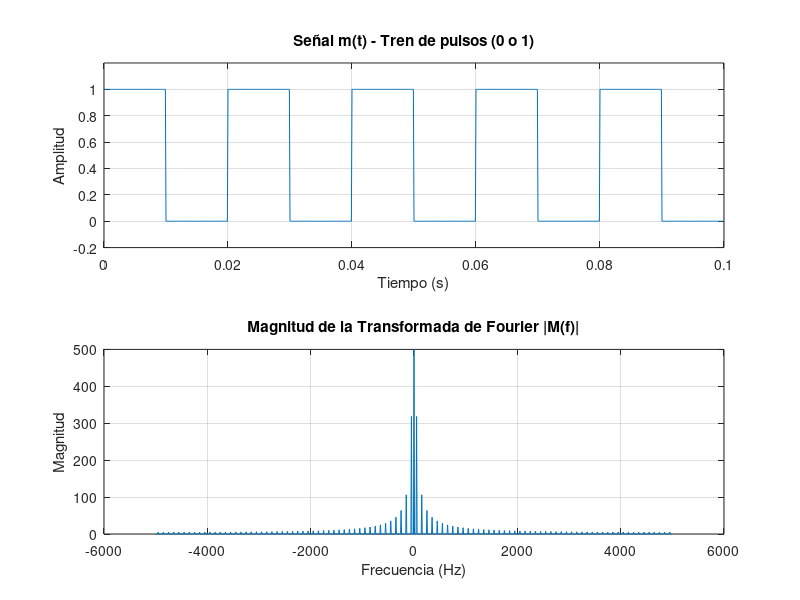
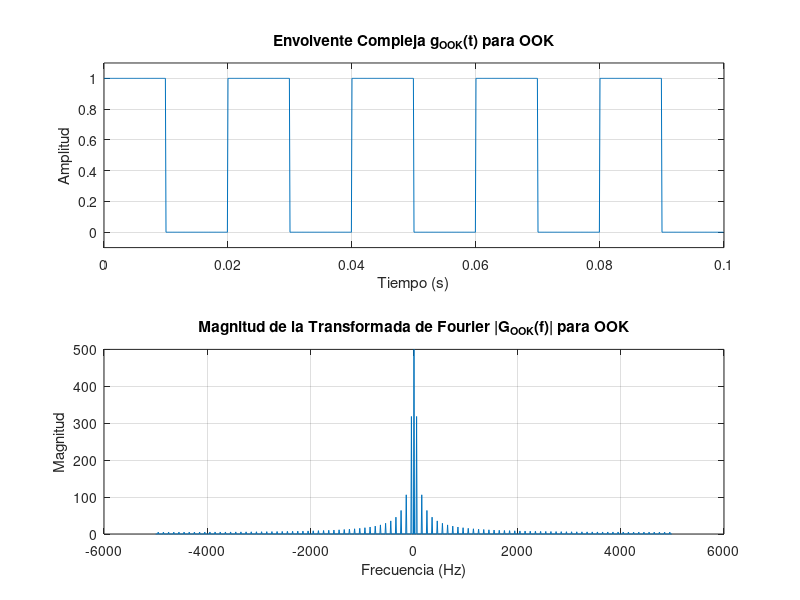
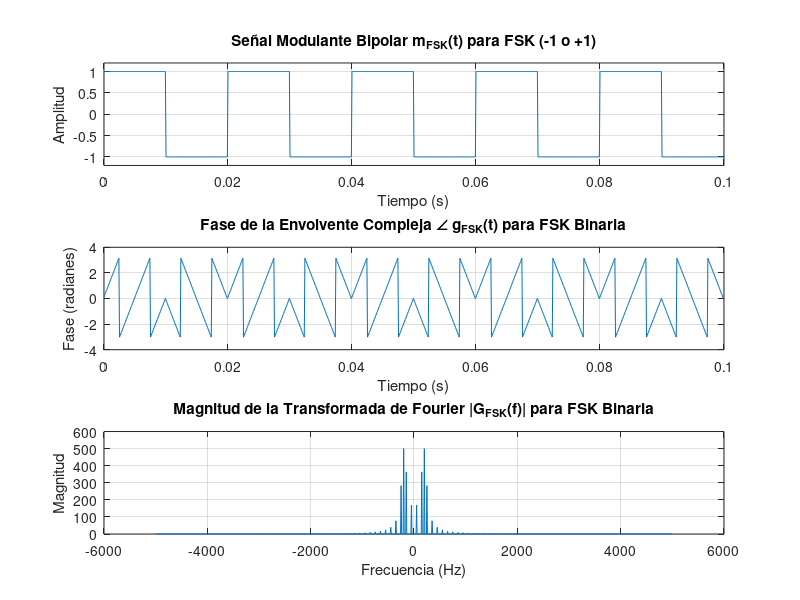
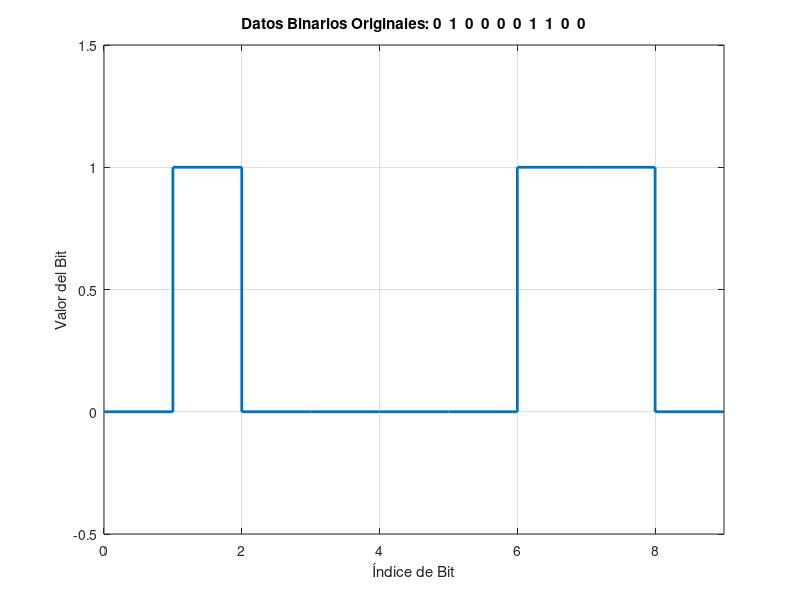

Reproduce these figures in MATLAB, in order.
clear all; close all; clc;

% --- SECCIÓN 1: Generación de Tren de Pulsos m(t) y su Transformada ---
disp('--- Sección 1: Generando Tren de Pulsos m(t) ---');
% Parámetros generales
Fs = 10000;     % Frecuencia de muestreo para la señal modulante
Rb = 100;       % Tasa de bits (bits por segundo)
T_bit = 1/Rb;   % Duración de un bit
N_bits = 10;    % Número de bits a simular
t1 = 0:1/Fs:(N_bits*T_bit - 1/Fs); % Vector de tiempo para la señal modulante

% Tren de pulsos (mensaje binario m(t))
mt = square(2*pi*Rb*t1/2, 50*(Fs/Rb)/Fs*100); % Se genera una onda cuadrada para simular los pulsos
mt(mt<0) = 0; 

L = length(mt);
MT = fft(mt);
f_mt = (-L/2:L/2-1)*(Fs/L);
MT_mag = abs(fftshift(MT));

figure;
subplot(2,1,1);
plot(t1, mt); grid on;
title('Señal m(t) - Tren de pulsos (0 o 1)');
xlabel('Tiempo (s)');
ylabel('Amplitud');
ylim([-0.2 1.2]);

subplot(2,1,2);
plot(f_mt, MT_mag);
title('Magnitud de la Transformada de Fourier |M(f)|');
xlabel('Frecuencia (Hz)');
ylabel('Magnitud');
grid on;

% --- SECCIÓN 2: Análisis de la Envolvente Compleja g(t) para OOK ---
disp('--- Sección 2: Análisis de la Envolvente Compleja g(t) para OOK ---');

% Parámetros para OOK
Ac_ook = 1; % Amplitud de la portadora para OOK

% Envolvente compleja g(t) para OOK
g_ook_t = Ac_ook * mt; 

% Transformada de Fourier de g_ook_t
L_g_ook = length(g_ook_t);
G_ook_f_mag = abs(fftshift(fft(g_ook_t)));
f_g_ook = (-L_g_ook/2:L_g_ook/2-1)*(Fs/L_g_ook); % Eje de frecuencias

% Gráficas para OOK g(t)
figure;
subplot(2,1,1);
plot(t1, g_ook_t);
title('Envolvente Compleja g_{OOK}(t) para OOK');
xlabel('Tiempo (s)');
ylabel('Amplitud');
grid on;
ylim([-0.1*Ac_ook Ac_ook+0.1*Ac_ook]); 

subplot(2,1,2);
plot(f_g_ook, G_ook_f_mag);
title('Magnitud de la Transformada de Fourier |G_{OOK}(f)| para OOK');
xlabel('Frecuencia (Hz)');
ylabel('Magnitud');
grid on;

% --- SECCIÓN 3: Análisis de la Envolvente Compleja g(t) para FSK BINARIA ---
disp('--- Sección 3: Análisis de la Envolvente Compleja g(t) para FSK Binaria ---');

% Parámetros para FSK Binaria
Ac_fsk = 1;     % Amplitud
delta_f = 200;  % Desviación de frecuencia en Hz (ej: 200 Hz).


% Señal modulante bipolar para FSK (a partir de mt de la Sección 1)
m_fsk_modulante = 2*mt - 1; 

% Cálculo de la fase phi(t) para g(t) = Ac * exp(j*phi(t))
phi_t_fsk = 2 * pi * delta_f * (cumsum(m_fsk_modulante) / Fs);

% Envolvente compleja g(t) para FSK Binaria
g_fsk_t = Ac_fsk * exp(1j * phi_t_fsk);

% Transformada de Fourier de g_fsk_t
L_g_fsk = length(g_fsk_t);
G_fsk_f_mag = abs(fftshift(fft(g_fsk_t)));
f_g_fsk = (-L_g_fsk/2:L_g_fsk/2-1)*(Fs/L_g_fsk); 

% Gráficas para FSK Binaria g(t)
figure;
subplot(3,1,1);
plot(t1, m_fsk_modulante);
title('Señal Modulante Bipolar m_{FSK}(t) para FSK (-1 o +1)');
xlabel('Tiempo (s)');
ylabel('Amplitud');
ylim([-1.2 1.2]);
grid on;

subplot(3,1,2);
plot(t1, angle(g_fsk_t)); % Graficamos la fase de g_fsk_t
title('Fase de la Envolvente Compleja \angle g_{FSK}(t) para FSK Binaria');
xlabel('Tiempo (s)');
ylabel('Fase (radianes)');
grid on;

subplot(3,1,3);
plot(f_g_fsk, G_fsk_f_mag);
title('Magnitud de la Transformada de Fourier |G_{FSK}(f)| para FSK Binaria');
xlabel('Frecuencia (Hz)');
ylabel('Magnitud');
grid on;

% --- SECCIÓN 4: Simulación de Modulación 4-FSK (del script original de tu compañero) ---
disp('--- Sección 4: Simulación de Modulación 4-FSK (Pasabanda) ---');

Data = randi([0 1], 1, 10); 
time_data_plot = 0:(length(Data)-1); 
y_symbols = []; 
j_symbol = 0;
for i_data = 1:2:length(Data)
    j_symbol = j_symbol + 1;
    if Data(i_data) == 0 && Data(i_data+1) == 0
        y_symbols(j_symbol) = 0;
    elseif Data(i_data) == 0 && Data(i_data+1) == 1
        y_symbols(j_symbol) = 1;
    elseif Data(i_data) == 1 && Data(i_data+1) == 1
        y_symbols(j_symbol) = 2;
    elseif Data(i_data) == 1 && Data(i_data+1) == 0
        y_symbols(j_symbol) = 3;
    end
end

figure;
stairs(time_data_plot, Data, 'LineWidth', 2);
axis([0 length(Data)-1 -0.5 1.5]);
xlabel('Índice de Bit');
ylabel('Valor del Bit');
title(['Datos Binarios Originales: ', num2str(Data)]);
grid on;

% Parámetros para la señal 4-FSK
samples_per_symbol = 100; % Muestras por cada símbolo FSK
T_symbol_duration_vector = (0:samples_per_symbol-1) / samples_per_symbol; 

% Frecuencias para cada símbolo (ejemplo, normalizadas respecto a una T_symbol_duration_vector de 0 a 1)
f_sym1 = sin(2 * pi * 2 * T_symbol_duration_vector); 
f_sym2 = sin(2 * pi * 4 * T_symbol_duration_vector);
f_sym3 = sin(2 * pi * 6 * T_symbol_duration_vector); 
f_sym4 = sin(2 * pi * 8 * T_symbol_duration_vector); 

signal_4fsk = zeros(1, samples_per_symbol * length(y_symbols));
for a_symbol = 1:length(y_symbols)
    idx_signal = (a_symbol-1)*samples_per_symbol + 1 : a_symbol*samples_per_symbol;
    switch y_symbols(a_symbol)
        case 0
            signal_4fsk(idx_signal) = f_sym1;
        case 1
            signal_4fsk(idx_signal) = f_sym2;
        case 2
            signal_4fsk(idx_signal) = f_sym3;
        case 3
            signal_4fsk(idx_signal) = f_sym4;
    end
end

% Eje de tiempo para la señal 4-FSK
dt_4fsk = 0.01 / samples_per_symbol;
t_4fsk = 0:dt_4fsk:(length(signal_4fsk)-1)*dt_4fsk;


figure;
plot(t_4fsk, signal_4fsk);
xlabel('Tiempo (s) (asumiendo T_{sym} = 0.01s)');
ylabel('Amplitud');
title('Señal Modulada 4-FSK (Pasabanda)');
grid on;

% Transformada de Fourier de la señal 4-FSK
Fs_4fsk_example = samples_per_symbol / 0.01; 
G_4FSK = fft(signal_4fsk);
frequencies_4FSK = linspace(-Fs_4fsk_example/2, Fs_4fsk_example/2, length(signal_4fsk));

figure;
plot(frequencies_4FSK, abs(fftshift(G_4FSK)));
xlabel('Frecuencia (Hz) (asumiendo Fs para 4-FSK = 10 kHz)');
ylabel('Magnitud');
title('Transformada de Fourier de la Señal 4-FSK (Pasabanda)');
grid on;

disp('--- Fin del Script ---');